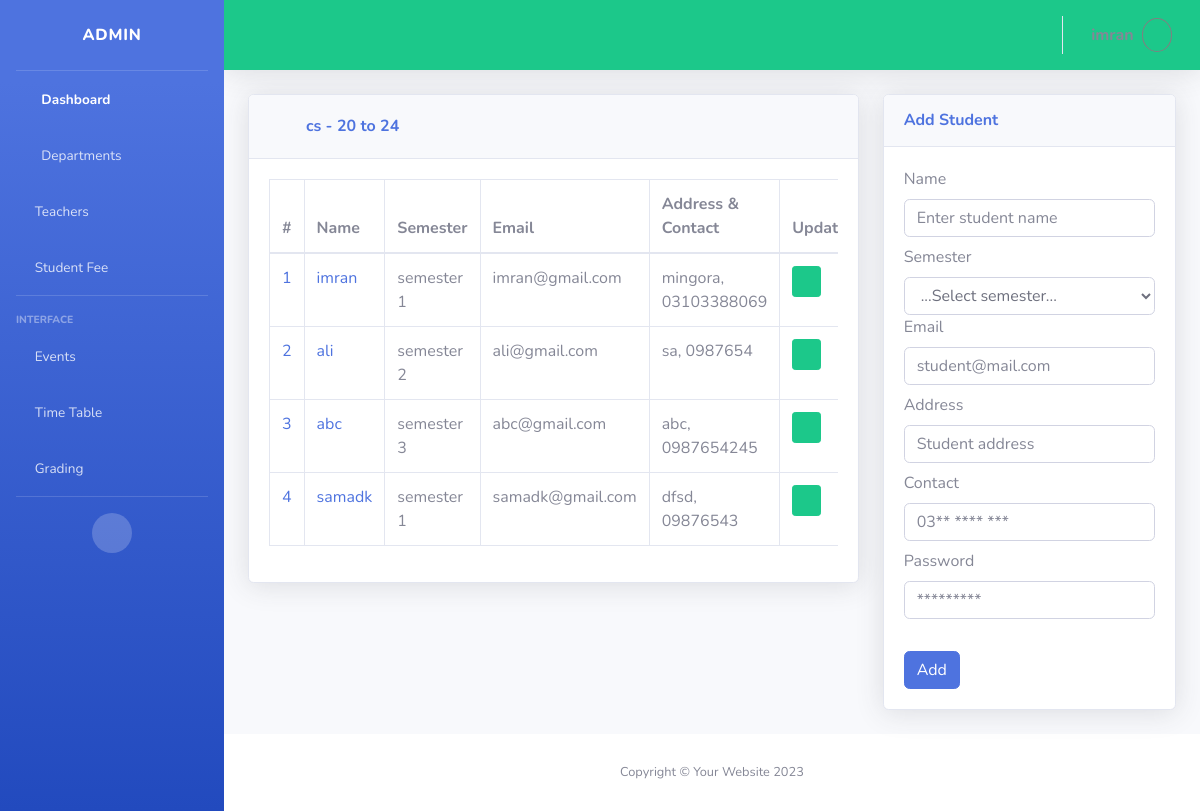
Screenshot of /admin/students.php?dept_id=1&batch_id=1 (signed in) with the database file from the repository.
### tables this page shows
CREATE TABLE `dept_tbl` (
  `dept_id` int(11) NOT NULL AUTO_INCREMENT,
  `title` varchar(100) DEFAULT NULL,
  `campus_id` int(11) DEFAULT NULL,
  PRIMARY KEY (`dept_id`),
  KEY `campus_id` (`campus_id`),
  CONSTRAINT `dept_tbl_ibfk_1` FOREIGN KEY (`campus_id`) REFERENCES `campus_tbl` (`campus_id`) ON DELETE CASCADE ON UPDATE CASCADE
);

CREATE TABLE `batch_tbl` (
  `batch_id` int(11) NOT NULL AUTO_INCREMENT,
  `dept_id` int(11) DEFAULT NULL,
  `batch_name` varchar(255) DEFAULT NULL,
  PRIMARY KEY (`batch_id`),
  KEY `dept_id` (`dept_id`),
  CONSTRAINT `dept_tbl_ibfk_2` FOREIGN KEY (`dept_id`) REFERENCES `dept_tbl` (`dept_id`) ON DELETE CASCADE ON UPDATE CASCADE
);

CREATE TABLE `student_tbl` (
  `std_id` int(11) NOT NULL AUTO_INCREMENT,
  `name` varchar(255) DEFAULT NULL,
  `email` varchar(200) DEFAULT NULL,
  `password` varchar(255) DEFAULT NULL,
  `address` varchar(255) DEFAULT NULL,
  `contact` varchar(15) DEFAULT NULL,
  `campus_id` int(11) DEFAULT NULL,
  `batch_id` int(11) DEFAULT NULL,
  `semester` varchar(200) DEFAULT NULL,
  PRIMARY KEY (`std_id`),
  UNIQUE KEY `email` (`email`),
  KEY `campus_id` (`campus_id`),
  KEY `batch_id` (`batch_id`),
  CONSTRAINT `student_tbl_ibfk_1` FOREIGN KEY (`campus_id`) REFERENCES `campus_tbl` (`campus_id`) ON DELETE CASCADE ON UPDATE CASCADE,
  CONSTRAINT `student_tbl_ibfk_2` FOREIGN KEY (`batch_id`) REFERENCES `batch_tbl` (`batch_id`) ON DELETE CASCADE ON UPDATE CASCADE
);

### admin/students.php (the view, shortened to what this page needs)
<?php
include('includes/header.php');
include('includes/navbar.php');
include('includes/top_bar.php');
$dept_id = $_GET['dept_id'];
$batch_id = $_GET['batch_id'];
$current_page = 'students.php?dept_id=' . $dept_id . '&batch_id=' . $batch_id;
?>
<?php
$sno = 1;
$select_dept_title = "SELECT title FROM dept_tbl WHERE dept_id = '$dept_id'";
$select_batch_title = "SELECT batch_name FROM batch_tbl WHERE batch_id = '$batch_id'";
$select_query = "SELECT * FROM student_tbl WHERE batch_id = '$batch_id' ";
$dept_title_res = mysqli_query($conn, $select_dept_title);
$batch_title_res = mysqli_query($conn, $select_batch_title);
$dept_title = mysqli_fetch_array($dept_title_res)['title'];
$batch_title = mysqli_fetch_array($batch_title_res)['batch_name'];
$students = mysqli_query($conn, $select_query);
?>
<div class="container-fluid">
    <div class="row">
        <div class="col-xl-8 col-md-12">
            <div class="card shadow mb-4" >
                <div class="card-header py-3" >
                    <div class="d-flex px-2 align-items-center">
                        <div class="flex-grow-0">
                            <a href="department.php?id=<?php echo $dept_id ?>" class="btn text-primary btn-sm">
                                <i class="fas fa-arrow-left"></i>
                            </a>
                        </div>
                        <h6 class="m-0 font-weight-bold text-primary flex-grow-1">
                            <?php echo $dept_title . ' - ' . $batch_title ?></h6>
                    </div>
                </div>
                <div class="card-body">
                    <div class="table-responsive">
                        <table class="table table-bordered" id="studentsTable" width="100%" cellspacing="0">
                            <thead>
                                <tr>
                                    <th>#</th>
                                    <th>Name</th>
                                    <th>Semester</th>
                                    <th>Email</th>
                                    <th>Address & Contact</th>
                                    <th>Update</th>
                                </tr>
                            </thead>
                            <tbody>
                                <?php while ($student = mysqli_fetch_assoc($students)) : ?>
                                <tr>
                                    <td>
                                        <a
                                            href="student.php?std_id=<?php echo $student['std_id'] . '&dept_id=' . $dept_id . '&batch_id=' . $batch_id;  ?>">
                                            <?php echo $sno++ ?>
                                        </a>
                                    </td>
                                    <td>
                                        <a
                                            href="student.php?std_id=<?php echo $student['std_id'] . '&dept_id=' . $dept_id . '&batch_id=' . $batch_id;  ?>">
                                            <?php echo $student['name'] ?>
                                        </a>
                                    </td>
                                    <td><?php echo $student['semester'] ?></td>
                                    <td><?php echo $student['email'] ?></td>
                                    <td><?php echo $student['address'] . ', ' . $student['contact'] ?></td>
                                    <td>
                                        <a href="<?php echo $current_page . '&std_edit_id=' . $student['std_id']; ?>"
                                            class="btn btn-success btn-sm"><i class="fa fa-edit"></i></a>
                                    </td>
                                </tr>
                                <?php endwhile; ?>
                            </tbody>
                        </table>
                    </div>
                </div>
            </div>
        </div>
        <div class="col-xl-4 col-md-12">
            <?php
            if (isset($_GET['std_edit_id'])) :
                $std_id =  $_GET['std_edit_id'];
                $dept_id = $_GET['dept_id'];
                $batch_id = $_GET['batch_id'];
                $q = mysqli_query($conn, "SELECT * From student_tbl where std_id='$std_id'and batch_id='$batch_id'");
                $row = mysqli_fetch_array($q);
            ?>
            <div class="card shadow mb-4" >
                <div class="card-header py-3" >
                    <h6 class="m-0 font-weight-bold text-primary">Update Student</h6>
                </div>
                <div class="card-body">
                    <div>
                        <form method="POST" action="<?php echo $current_page ?>">
                            <label for="address">Semester</label>
                            <select id="teacher" name="update_semester" class="form-control">
                                <option value="<?php echo $row['semester'] ?>">
                                    <?php echo $row['semester'] ?></option>
                                <option value="semester 1">ist semester</option>
                                <option value="semester 2">2nd semester</option>
                                <option value="semester 3">3rd semester</option>
                                <option v alue="semester 4">4th semester</option>
                                <option value="semester 5">5th semester</option>
                                <option value="semester 6">6th semester</option>
                                <option value="semester 7">7th semester</option>
                                <option value="semester 8">8th semester</option>
                            </select>
                            <input type="hidden" id="name" name="update_batch_id" value="<?php echo $row[7]; ?>" />
                            <input type="hidden" id="name" name="std_id" value="<?php echo $row[0]; ?>" />
                            <label for="name">Name</label>
                            <input type="text" id="name" name="update_name" value="<?php echo $row[1]; ?>"
                                class="form-control mb-2" required placeholder="Enter student name" />
                            <label for="email">Email</label>
                            <input type="email" id="email" name="update_email" value="<?php echo $row[2]; ?>"
                                class="form-control mb-2" required placeholder="student@mail.com" />
                            <label for="address">Address</label>
                            <input type="text" id="address" name="update_address" value="<?php echo $row[4]; ?>"
                                class="form-control mb-2" required placeholder="Student address" />
                            <label for="contact">Contact</label>
                            <input type="text" id="contact" name="update_contact" value="<?php echo $row[5]; ?>"
                                class="form-control mb-2" required placeholder="03** **** ***" />
                            <label for="password">Password</label>
                            <small class="form-text text-muted">Keep the password field blank if you don't want to
                                change the password.</small>
                            <input type="password" id="password" name="update_password" class="form-control mb-2"
                                placeholder="*********" />
                            <button class="btn btn-primary mt-4" name="Update_student" type="submit">Update</button>
                        </form>
                    </div>
                </div>
                <?php
            else :
                ?>
                <div class="card shadow mb-4" >
                    <div class="card-header py-3">
                        <h6 class="m-0 font-weight-bold text-primary">Add Student</h6>
                    </div>
                    <div class="card-body">
                        <div>
                            <form method="POST" action="<?php echo $current_page ?>" enctype="multipart/form-data">
                                <label for="name">Name</label>
                                <input type="text" id="name" name="name" class="form-control mb-2" required
                                    placeholder="Enter student name" />
                                <label for="address">Semester</label>
                                <select id="teacher" name="semester" class="form-control">
                                    <option> ...Select semester... </option>
                                </select>
                                <label for="email">Email</label>
                                <input type="email" id="email" name="email" class="form-control mb-2" required
                                    placeholder="student@mail.com" />
                                <label for="address">Address</label>
                                <input type="text" id="address" name="address" class="form-control mb-2" required
                                    placeholder="Student address" />
                                <label for="contact">Contact</label>
                                <input type="text" id="contact" name="contact" class="form-control mb-2" required
                                    placeholder="03** **** ***" />
                                <label for="password">Password</label>
                                <input type="password" id="password" name="password" class="form-control mb-2" required
                                    placeholder="*********" />
                                <button class="btn btn-primary mt-4" name="add_student" type="submit">Add</button>
                            </form>
                        </div>
                    </div>
                </div>
                <?php endif;  ?>
            </div>
        </div>
    </div>
    <?php
    include('includes/footer.php');
    ?>

### rows the page displays
dept_tbl: title "cs"
batch_tbl: batch_name "20 to 24"
student_tbl: name "imran", semester "semester 1", email "imran@gmail.com", address "mingora", contact "03103388069"
student_tbl: name "ali", semester "semester 2", email "ali@gmail.com", address "sa", contact "0987654"
student_tbl: name "abc", semester "semester 3", email "abc@gmail.com", address "abc", contact "0987654245"
student_tbl: name "samadk", semester "semester 1", email "samadk@gmail.com", address "dfsd", contact "09876543"
